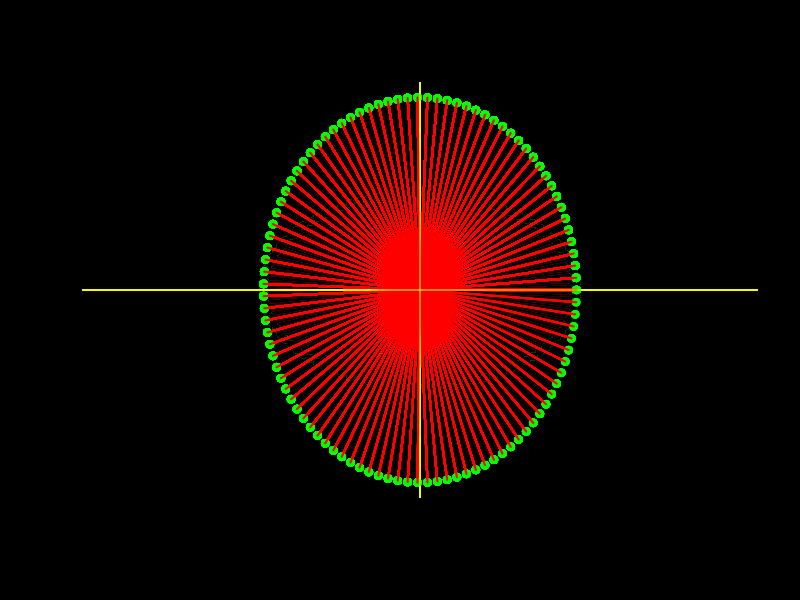

Reproduce this figure in R.
n <- 100

angles <- seq(0, 2 * pi, length.out = n)

x <- cos(angles)
y <- sin(angles)

par(bg = "black")
plot(NA, NA, xlim = c(-2, 2), ylim = c(-2, 2))

points(x, y, type = "p", asp = 1, xlab = "X", ylab = "Y", main = "Points on a Circle", col = "green", pch = 19)
segments(0, 0, x, y, col = "red", lwd = 2)
abline(h = 0, col = "#f5fc02")
abline(v = 0, col = "#f5fc02")

a <- matrix(c(x, y), nrow = 2, byrow = TRUE)

trans <- matrix(c(1, 0, 0, 2), nrow = 2, byrow = TRUE)

b <- trans %*% a

pause <- function(seconds){
  start <- Sys.time()
  while((Sys.time() - start) < seconds){}
}

for (i in 1:100) {
  points(x[i], y[i], col = "black", pch = 19)
  segments(0, 0, x[i], y[i], col = "black", lwd = 2)
  
  points(b[1, i], b[2, i], type = "p", asp = 1, col = "green", pch = 19)
  points(b[1, 1:i], b[2, 1:i], type = "p", asp = 1, col = "green", pch = 19)
  
  segments(0, 0, b[1, i], b[2, i], col = "red", lwd = 2)
  segments(0, 0, b[1, 1:i], b[2, 1:i], col = "red", lwd = 2)
  
  abline(h = 0, col = "#f5fc02")
  abline(v = 0, col = "#f5fc02")
  
  pause(0.25)
}
